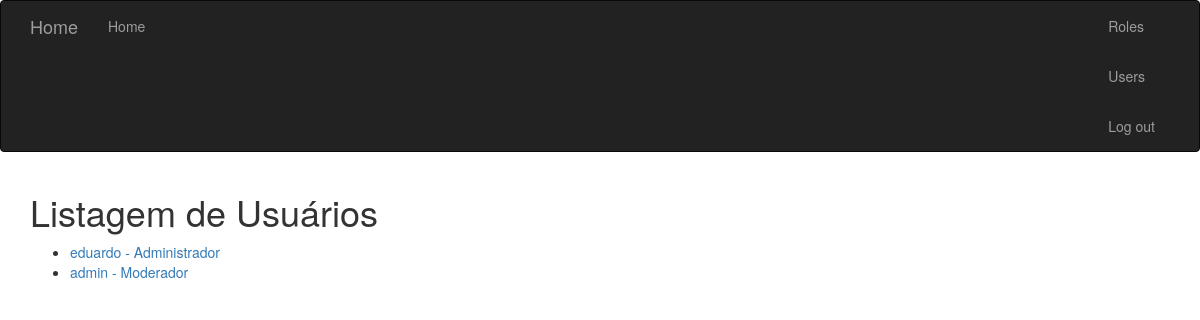
Before: /user/list (signed in) with the older database file.
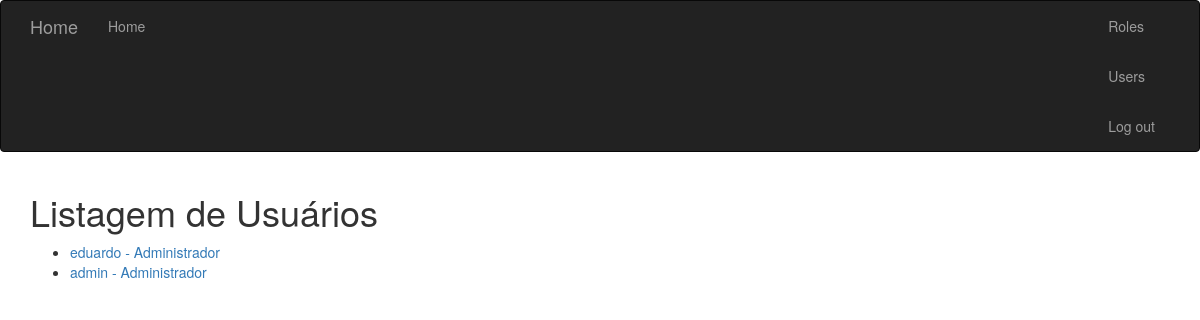
After: the same page with the newer database file.
### app/models.py (models this page shows, shortened)
class User(UserMixin, db.Model):
    __tablename__ = 'users'
    id = db.Column(db.Integer, primary_key=True)
    username = db.Column(db.String(64), unique=True, index=True)
    role_id = db.Column(db.Integer, db.ForeignKey('roles.id'))
    password_hash = db.Column(db.String(128))
    @property
    def password(self):
        raise AttributeError('password is not readable')

class Role(db.Model):
    __tablename__ = 'roles'
    id = db.Column(db.Integer, primary_key=True)
    name = db.Column(db.String(64), unique=True)
    users = db.relationship('User', backref='role')

### app/main/views.py (the view)
@main.route('/user/list', methods=['GET', 'POST'])
@login_required
def list_user():
    users = User.query.all()
    return render_template('list_user.html', users=users)

### app/models.py (called while the page is built)
@login_manager.user_loader
def load_user(user_id):
    return User.query.get(int(user_id))

### app/templates/list_user.html
{% extends "base.html" %}
{% block page_content %}
    <h1>Listagem de Usuários</h1>
    <ul>
        {% for user in users %}
            <li>
                <a href="/edit-user/{{ user.id}}">
                {{ user.username }} - {{ user.role.name }}
                </a>
            </li>
        {% endfor %}
    </ul>
{% endblock %}

### app/templates/base.html (shortened to what this page needs)
{% extends "bootstrap/base.html" %}
{% block navbar %}
    <div class="navbar navbar-inverse" role="navigation">
        <div class="container">
            <div class="navbar-header">
                <a href="/" class="navbar-brand">Home</a>
            </div>
            <div class="navbar-collapse collapse">
                <ul class="nav navbar-nav">
                    <li>
                        <a href="/">Home</a>
                    </li>
                </ul>
                <ul class="nav navbar-nav navbar-right">
                    {% if current_user.is_authenticated %}
                        <li>
                            <a href="{{ url_for('main.add_role') }}">Roles</a>
                            <a href="{{ url_for('main.list_user') }}">Users</a>
                            <a href="{{ url_for('auth.logout') }}">
                                Log out
                            </a>
                        </li>
                    {% else %}
                        <li>
                            <a href="{{ url_for("auth.login") }}">
                                Log in
                            </a>
                        </li>
                    {% endif %}
                </ul>
            </div>
        </div>
    </div>
{% endblock %}
{% block content %}
    <div class="container">
        {% block page_content %}{% endblock %}
    </div>
{% endblock %}

Changed rows visible on the page:
changed User "admin": role.name "Moderador" → "Administrador"
